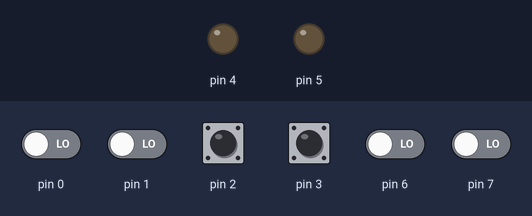
The program below on a simulated Arduino Uno, built with avr-gcc and run on an emulated ATmega328P. Parts: output pins drawn as LEDs (lit = HIGH). Dashed ring = blinking. The inputs (shaded band) are chosen by the test bench; at power-on: pin 2, pin 3 HIGH, pin 0, pin 1, pin 6, pin 7 LOW.

Above: at 0.8 s.
0.9 s: pin 2 pulled LOW for 1 s
At 0.99 s:
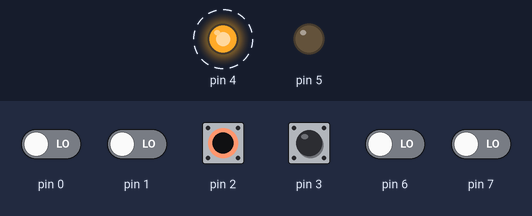
3.9 s: pin 3 pulled LOW for 0.15 s
At 4.5 s:
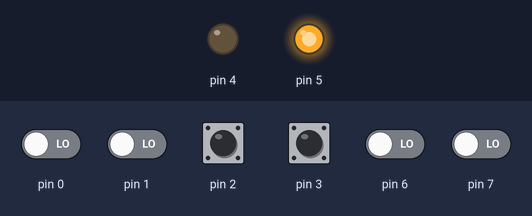
5.5 s: pin 2 pulled LOW for 0.15 s
At 6.9 s:
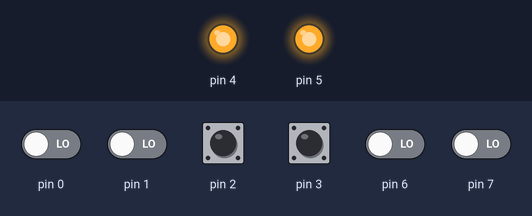
Timing chart, 0 to 8.5 s (numbered marks = the images above; inputs shaded):
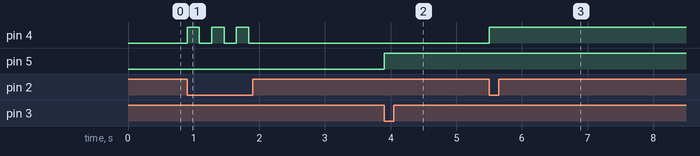

The program:

main.c
```c
// (licence header left out)
#include <stdint.h>

#include "bsp.h"

void delay_ms(int ms) {
    for(int i = 0; i < ms; i++) {
        for(int j = 0; j < 3000; j++) {
            asm("NOP");
        }
    }
}

int main() {
    const gpio_t btns[] = {
        {
            .port = IO_PORT_D,
            .pin = 2
        },
        {
            .port = IO_PORT_D,
            .pin = 3
        },
    };
    const gpio_t leds[] = {
        {
            .port = IO_PORT_D,
            .pin = 4
        },
        {
            .port = IO_PORT_D,
            .pin = 5
        },
    };

    for(int i = 0; i < 2; i++) {
        gpio_init(&btns[i], IO_DIRECTION_IN_PULLUP);
        gpio_init(&leds[i], IO_DIRECTION_OUT);
    }

    while(1) {
        for(int i = 0; i < 2; i++) {
            if(!gpio_read(&btns[i])) {
                gpio_toggle(&leds[i]);
                delay_ms(200);
            }
        }
    }
}
```

Measured:
- after the input at 0.9 s, pin 4: alternates HIGH for 0.19 s and LOW for 0.19 s, 6 changes in all, then stays LOW, starting at once
- after the input at 3.9 s, pin 5: LOW → HIGH at once
- after the input at 5.5 s, pin 4: LOW → HIGH at once
